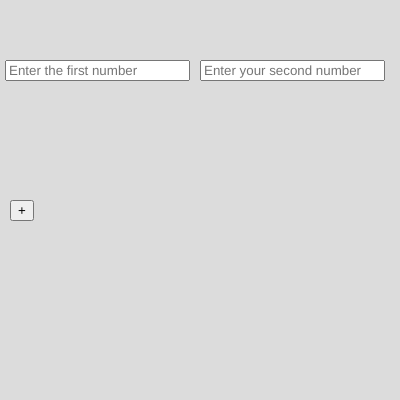
Frame 1 (no input)
Frame 60 (no input): identical to frame 1, image omitted
Frame 120 (the mouse pressed at the canvas centre since frame 60): identical to frame 1, image omitted

The p5.js sketch that drew this single still picture (run headless with seeded random() and noise() and a simulated clock; from frame 60 on, the mouse is pressed at the canvas centre):

// p5.js sketch
// ── sketch.js
var input1, input2, val1,val2;
var button;
//executes only once
function setup() {
  createCanvas(400, 400);
  input1 = createInput().attribute("placeholder","Enter the first number");
  input1.position(5,60);
  input2 = createInput().attribute("placeholder","Enter your second number");
  input2.position(200,60);
  button = createButton("+");
  button.position(10,200);
  button.mousePressed(add);
}
function add () {
console.log(val1+val2);
}
function draw() {
  background(220);
  val1 = parseInt(input1.value());
  val2 = parseInt(input2.value());
}
